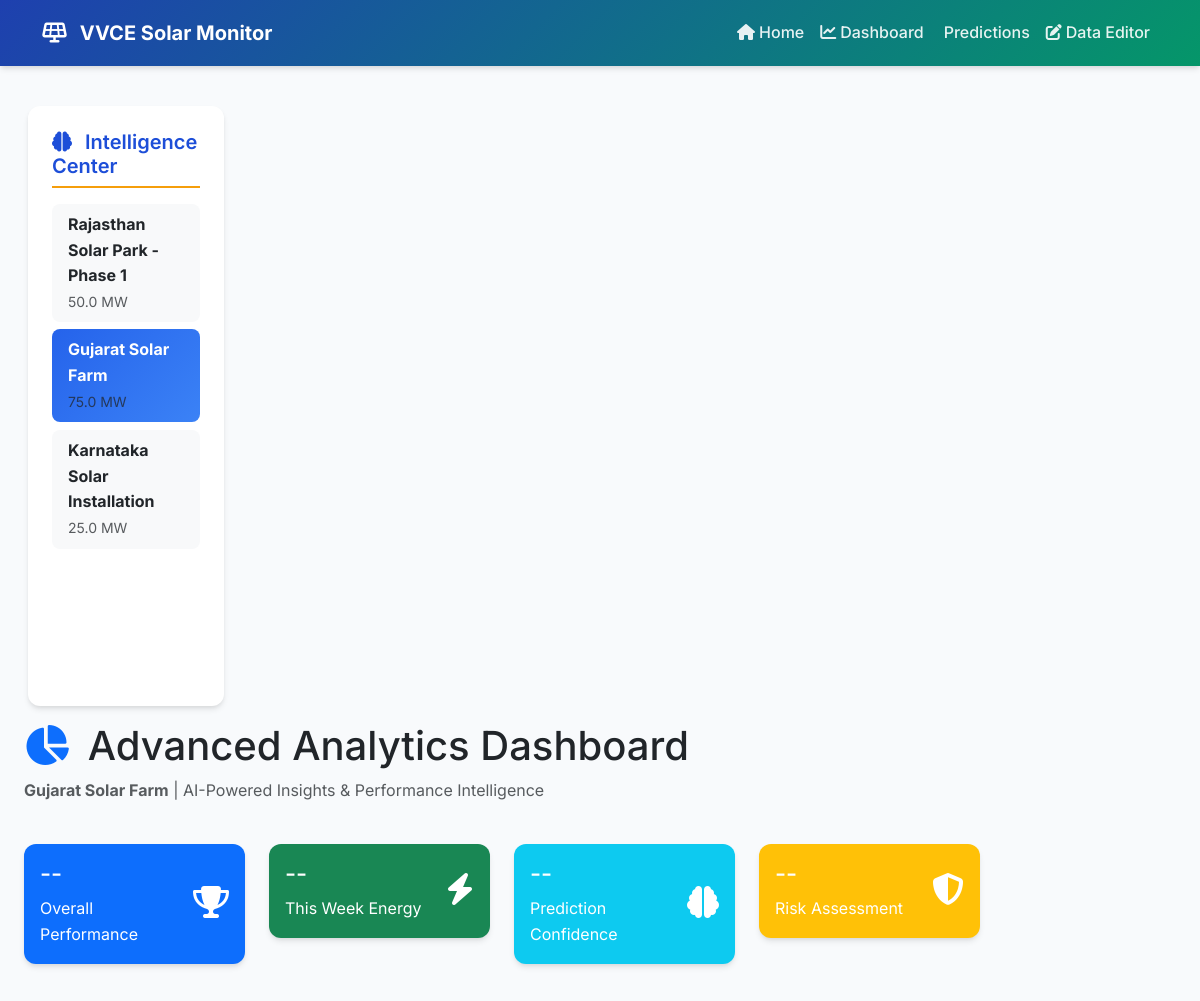
Before: /analytics/2 (upper part) with the older database file.
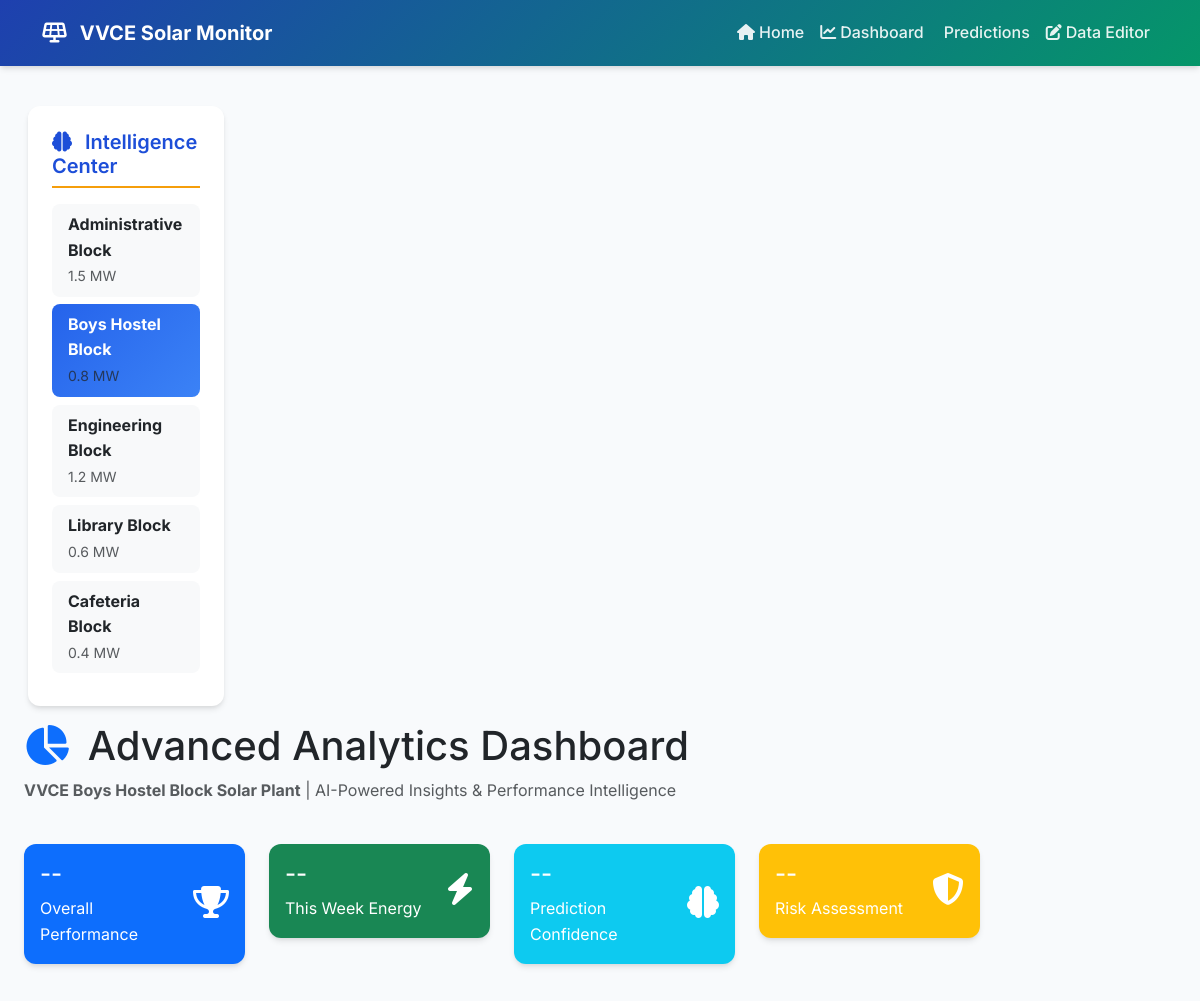
After: the same page with the newer database file.
### models.py (models this page shows)
class SolarPlant(db.Model):
    id = db.Column(db.Integer, primary_key=True)
    name = db.Column(db.String(100), nullable=False)
    location = db.Column(db.String(100), nullable=False)
    capacity_mw = db.Column(db.Float, nullable=False)
    installation_date = db.Column(db.Date, nullable=False)
    panel_type = db.Column(db.String(50), nullable=False)
    efficiency_rating = db.Column(db.Float, nullable=False)
    created_at = db.Column(db.DateTime, default=datetime.utcnow)

### routes.py (the view)
@app.route('/analytics')
@app.route('/analytics/<int:plant_id>')
def analytics_dashboard(plant_id=None):
    try:
        if plant_id:
            plant = SolarPlant.query.get_or_404(plant_id)
        else:
            plant = SolarPlant.query.first()
            if not plant:
                flash('No solar plants found', 'warning')
                return redirect(url_for('index'))
            plant_id = plant.id
        all_plants = SolarPlant.query.all()
        return render_template('analytics_dashboard.html',
                             plant=plant,
                             all_plants=all_plants)
    except Exception as e:
        logging.error(f"Error in analytics dashboard route: {e}")
        flash('Error loading analytics dashboard', 'error')
        return redirect(url_for('index'))

### templates/analytics_dashboard.html (shortened to what the changed rows need)
{% extends "base.html" %}
{% block content %}
<div class="container-fluid">
    <div class="row">
        <div class="col-md-3 col-lg-2 sidebar">
            <div class="plant-selector">
                <div class="list-group">
                    {% for p in all_plants %}
                    <a href="{{ url_for('analytics_dashboard', plant_id=p.id) }}"
                       class="list-group-item list-group-item-action {% if p.id == plant.id %}active{% endif %}">
                        <strong>{{ p.name.replace('VVCE ', '').replace(' Solar Plant', '') }}</strong>
                        <br>
                        <small class="text-muted">{{ p.capacity_mw }} MW</small>
                    </a>
                    {% endfor %}
                </div>
            </div>
        </div>
        <div class="col-md-9 col-lg-10">
            <div class="row mb-4">
                <div class="col-12">
                    <div class="analytics-header">
                        <h1 class="mb-2">
                            <i class="fas fa-chart-pie text-primary me-2"></i>
                            Advanced Analytics Dashboard
                        </h1>
                        <p class="text-muted mb-3">
                            <strong>{{ plant.name }}</strong> | AI-Powered Insights & Performance Intelligence
                        </p>
                    </div>
                </div>
            </div>
        </div>
    </div>
</div>
{% endblock %}

Changed rows visible on the page:
removed SolarPlant: name.replace "Rajasthan Solar Park - Phase 1", capacity_mw "50.0"
removed SolarPlant: name.replace "Gujarat Solar Farm", capacity_mw "75.0", name "Gujarat Solar Farm"
removed SolarPlant: name.replace "Karnataka Solar Installation", capacity_mw "25.0"
added SolarPlant: name.replace "Administrative Block", capacity_mw "1.5"
added SolarPlant: name.replace "Boys Hostel Block", capacity_mw "0.8", name "VVCE Boys Hostel Block Solar Plant"
added SolarPlant: name.replace "Engineering Block", capacity_mw "1.2"
added SolarPlant: name.replace "Library Block", capacity_mw "0.6"
added SolarPlant: name.replace "Cafeteria Block", capacity_mw "0.4"
